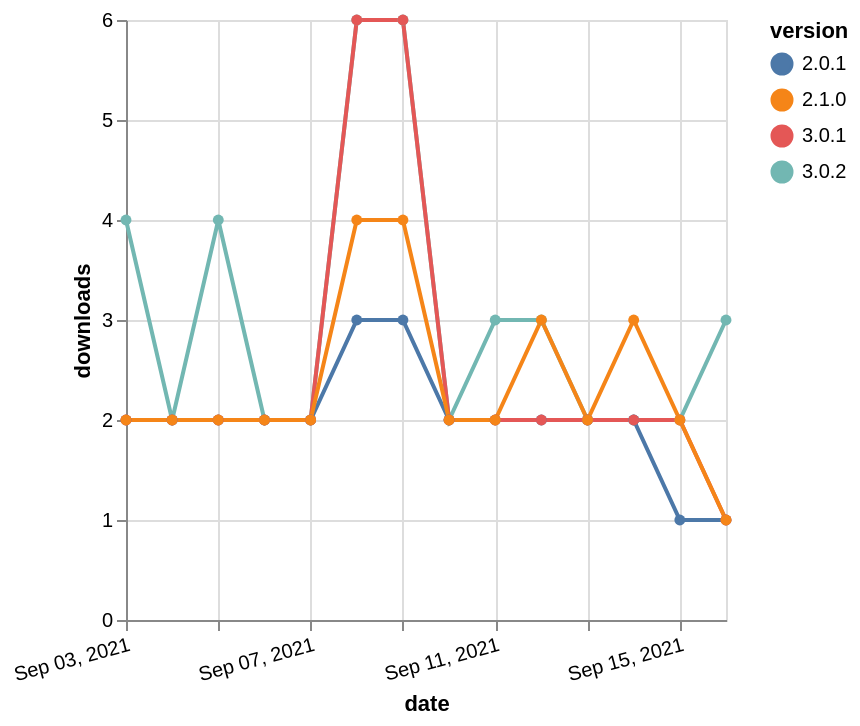

Source (Vega-Lite JSON):
### Vega-Lite specification from a JSON file in a GitHub repository (floating-point values rounded to 4 significant figures)
{"$schema": "https://vega.github.io/schema/vega-lite/v5.json", "description": "A simple bar chart with embedded data.", "data": {"values": [{"date": "2021-09-03", "total": 874, "delta": 4, "version": "3.0.2"}, {"date": "2021-09-04", "total": 876, "delta": 2, "version": "3.0.2"}, {"date": "2021-09-05", "total": 880, "delta": 4, "version": "3.0.2"}, {"date": "2021-09-06", "total": 882, "delta": 2, "version": "3.0.2"}, {"date": "2021-09-07", "total": 884, "delta": 2, "version": "3.0.2"}, {"date": "2021-09-08", "total": 890, "delta": 6, "version": "3.0.2"}, {"date": "2021-09-09", "total": 896, "delta": 6, "version": "3.0.2"}, {"date": "2021-09-10", "total": 898, "delta": 2, "version": "3.0.2"}, {"date": "2021-09-11", "total": 901, "delta": 3, "version": "3.0.2"}, {"date": "2021-09-12", "total": 904, "delta": 3, "version": "3.0.2"}, {"date": "2021-09-13", "total": 906, "delta": 2, "version": "3.0.2"}, {"date": "2021-09-14", "total": 908, "delta": 2, "version": "3.0.2"}, {"date": "2021-09-15", "total": 910, "delta": 2, "version": "3.0.2"}, {"date": "2021-09-16", "total": 913, "delta": 3, "version": "3.0.2"}, {"date": "2021-09-03", "total": 1561, "delta": 2, "version": "2.0.1"}, {"date": "2021-09-04", "total": 1563, "delta": 2, "version": "2.0.1"}, {"date": "2021-09-05", "total": 1565, "delta": 2, "version": "2.0.1"}, {"date": "2021-09-06", "total": 1567, "delta": 2, "version": "2.0.1"}, {"date": "2021-09-07", "total": 1569, "delta": 2, "version": "2.0.1"}, {"date": "2021-09-08", "total": 1572, "delta": 3, "version": "2.0.1"}, {"date": "2021-09-09", "total": 1575, "delta": 3, "version": "2.0.1"}, {"date": "2021-09-10", "total": 1577, "delta": 2, "version": "2.0.1"}, {"date": "2021-09-11", "total": 1579, "delta": 2, "version": "2.0.1"}, {"date": "2021-09-12", "total": 1581, "delta": 2, "version": "2.0.1"}, {"date": "2021-09-13", "total": 1583, "delta": 2, "version": "2.0.1"}, {"date": "2021-09-14", "total": 1585, "delta": 2, "version": "2.0.1"}, {"date": "2021-09-15", "total": 1586, "delta": 1, "version": "2.0.1"}, {"date": "2021-09-16", "total": 1587, "delta": 1, "version": "2.0.1"}, {"date": "2021-09-03", "total": 1236, "delta": 2, "version": "3.0.1"}, {"date": "2021-09-04", "total": 1238, "delta": 2, "version": "3.0.1"}, {"date": "2021-09-05", "total": 1240, "delta": 2, "version": "3.0.1"}, {"date": "2021-09-06", "total": 1242, "delta": 2, "version": "3.0.1"}, {"date": "2021-09-07", "total": 1244, "delta": 2, "version": "3.0.1"}, {"date": "2021-09-08", "total": 1250, "delta": 6, "version": "3.0.1"}, {"date": "2021-09-09", "total": 1256, "delta": 6, "version": "3.0.1"}, {"date": "2021-09-10", "total": 1258, "delta": 2, "version": "3.0.1"}, {"date": "2021-09-11", "total": 1260, "delta": 2, "version": "3.0.1"}, {"date": "2021-09-12", "total": 1262, "delta": 2, "version": "3.0.1"}, {"date": "2021-09-13", "total": 1264, "delta": 2, "version": "3.0.1"}, {"date": "2021-09-14", "total": 1266, "delta": 2, "version": "3.0.1"}, {"date": "2021-09-15", "total": 1268, "delta": 2, "version": "3.0.1"}, {"date": "2021-09-16", "total": 1269, "delta": 1, "version": "3.0.1"}, {"date": "2021-09-03", "total": 1522, "delta": 2, "version": "2.1.0"}, {"date": "2021-09-04", "total": 1524, "delta": 2, "version": "2.1.0"}, {"date": "2021-09-05", "total": 1526, "delta": 2, "version": "2.1.0"}, {"date": "2021-09-06", "total": 1528, "delta": 2, "version": "2.1.0"}, {"date": "2021-09-07", "total": 1530, "delta": 2, "version": "2.1.0"}, {"date": "2021-09-08", "total": 1534, "delta": 4, "version": "2.1.0"}, {"date": "2021-09-09", "total": 1538, "delta": 4, "version": "2.1.0"}, {"date": "2021-09-10", "total": 1540, "delta": 2, "version": "2.1.0"}, {"date": "2021-09-11", "total": 1542, "delta": 2, "version": "2.1.0"}, {"date": "2021-09-12", "total": 1545, "delta": 3, "version": "2.1.0"}, {"date": "2021-09-13", "total": 1547, "delta": 2, "version": "2.1.0"}, {"date": "2021-09-14", "total": 1550, "delta": 3, "version": "2.1.0"}, {"date": "2021-09-15", "total": 1552, "delta": 2, "version": "2.1.0"}, {"date": "2021-09-16", "total": 1553, "delta": 1, "version": "2.1.0"}]}, "width": "container", "mark": {"type": "line", "point": {"filled": true}}, "encoding": {"x": {"field": "date", "type": "temporal", "timeUnit": "yearmonthdate", "title": "date", "axis": {"labelAngle": -15}}, "y": {"field": "delta", "type": "quantitative", "title": "downloads"}, "color": {"field": "version", "type": "nominal"}, "tooltip": {"field": "delta"}}}
